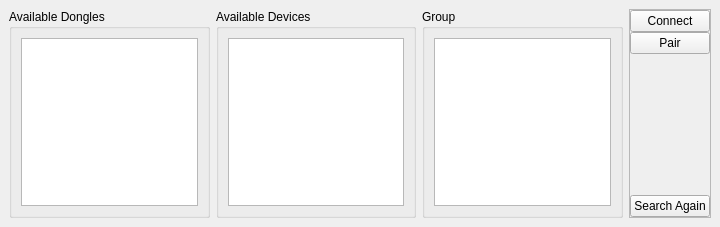
<?xml version="1.0" encoding="UTF-8"?>
<ui version="4.0">
 <class>DialogConnect</class>
 <widget class="QMainWindow" name="DialogConnect">
  <property name="geometry">
   <rect>
    <x>0</x>
    <y>0</y>
    <width>720</width>
    <height>227</height>
   </rect>
  </property>
  <property name="windowTitle">
   <string>Dialog Connect</string>
  </property>
  <widget class="QWidget" name="centralwidget">
   <layout class="QHBoxLayout" name="horizontalLayout">
    <property name="spacing">
     <number>6</number>
    </property>
    <property name="leftMargin">
     <number>9</number>
    </property>
    <property name="topMargin">
     <number>9</number>
    </property>
    <property name="rightMargin">
     <number>9</number>
    </property>
    <property name="bottomMargin">
     <number>9</number>
    </property>
    <item>
     <widget class="QGroupBox" name="gb_available_dongles">
      <property name="title">
       <string>Available Dongles</string>
      </property>
      <layout class="QVBoxLayout" name="verticalLayout_2">
       <item>
        <widget class="QListWidget" name="list_av_dongles"/>
       </item>
      </layout>
     </widget>
    </item>
    <item>
     <widget class="QGroupBox" name="gb_available_devs">
      <property name="title">
       <string>Available Devices</string>
      </property>
      <layout class="QVBoxLayout" name="verticalLayout_4">
       <item>
        <widget class="QListWidget" name="list_av_devs"/>
       </item>
      </layout>
     </widget>
    </item>
    <item>
     <widget class="QGroupBox" name="gb_group">
      <property name="title">
       <string>Group</string>
      </property>
      <layout class="QVBoxLayout" name="verticalLayout_3">
       <item>
        <widget class="QListWidget" name="list_group"/>
       </item>
      </layout>
     </widget>
    </item>
    <item>
     <widget class="QFrame" name="frame_control_connect">
      <property name="maximumSize">
       <size>
        <width>100</width>
        <height>16777215</height>
       </size>
      </property>
      <property name="frameShape">
       <enum>QFrame::StyledPanel</enum>
      </property>
      <property name="frameShadow">
       <enum>QFrame::Raised</enum>
      </property>
      <layout class="QVBoxLayout" name="verticalLayout">
       <property name="spacing">
        <number>0</number>
       </property>
       <property name="leftMargin">
        <number>0</number>
       </property>
       <property name="topMargin">
        <number>0</number>
       </property>
       <property name="rightMargin">
        <number>0</number>
       </property>
       <property name="bottomMargin">
        <number>0</number>
       </property>
       <item>
        <widget class="QPushButton" name="btn_connect">
         <property name="text">
          <string>Connect</string>
         </property>
        </widget>
       </item>
       <item>
        <widget class="QPushButton" name="btn_pair">
         <property name="text">
          <string>Pair</string>
         </property>
        </widget>
       </item>
       <item>
        <spacer name="verticalSpacer">
         <property name="orientation">
          <enum>Qt::Vertical</enum>
         </property>
         <property name="sizeHint" stdset="0">
          <size>
           <width>20</width>
           <height>40</height>
          </size>
         </property>
        </spacer>
       </item>
       <item>
        <widget class="QPushButton" name="btn_search_again">
         <property name="text">
          <string>Search Again</string>
         </property>
        </widget>
       </item>
      </layout>
     </widget>
    </item>
   </layout>
  </widget>
 </widget>
 <resources/>
 <connections/>
</ui>
